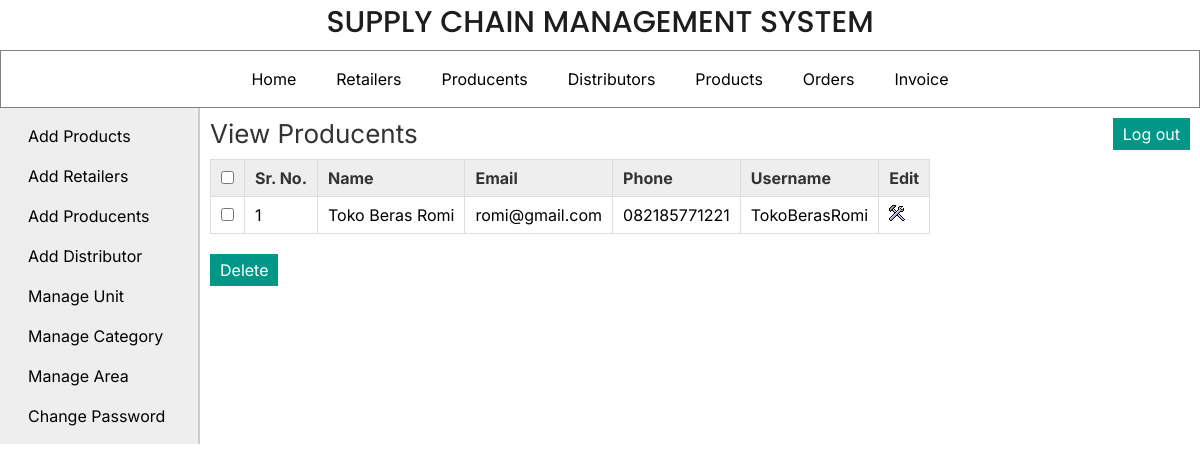
/admin/view_manufacturer.php (signed in), run on the app's committed database.
### tables this page shows
CREATE TABLE `manufacturer` (
  `man_id` int(11) NOT NULL,
  `man_name` varchar(25) NOT NULL,
  `man_email` varchar(50) DEFAULT NULL,
  `man_phone` varchar(12) NOT NULL,
  `username` varchar(20) NOT NULL,
  `password` varchar(20) NOT NULL
);

### admin/view_manufacturer.php (the view, shortened to what this page needs)
<?php
	include("../includes/config.php");
	if(isset($_SESSION['admin_login'])) {
		if($_SESSION['admin_login'] == true) {
			$query_selectManufacturer = "SELECT * FROM manufacturer";
			$result_selectManufacturer = mysqli_query($con,$query_selectManufacturer);
		}
		else {
			header('Location:../index.php');
		}
	}
	else {
		header('Location:../index.php');
	}
?>
<!DOCTYPE html>
<html>
<head>
	<link rel="stylesheet" href="../includes/main_style.css" >
</head>
<body>
	<?php
		include("../includes/header.inc.php");
		include("../includes/nav_admin.inc.php");
		include("../includes/aside_admin.inc.php");
	?>
	<section>
		<h1>View Producents</h1>
		<form action="" method="POST" class="form">
		<table class="table_displayData">
			<tr>
				<th> <input type="checkbox" onClick="toggle(this)" /> </th>
				<th>Sr. No.</th>
				<th>Name</th>
				<th>Email</th>
				<th>Phone</th>
				<th>Username</th>
				<th> Edit </th>
			</tr>
			<?php $i=1; while($row_selectManufacturer = mysqli_fetch_array($result_selectManufacturer)) { ?>
			<tr>
				<td> <input type="checkbox" name="chkId[]" value="<?php echo $row_selectManufacturer['man_id']; ?>" /> </td>
				<td> <?php echo $i; ?> </td>
				<td> <?php echo $row_selectManufacturer['man_name']; ?> </td>
				<td> <?php echo $row_selectManufacturer['man_email']; ?> </td>
				<td> <?php echo $row_selectManufacturer['man_phone']; ?> </td>
				<td> <?php echo $row_selectManufacturer['username']; ?> </td>
				<td> <a href="edit_manufacturer.php?id=<?php echo $row_selectManufacturer['man_id']; ?>"><img src="../images/edit.png" alt="edit" /></a> </td>
			</tr>
			<?php $i++; } ?>
		</table>
		<input type="submit" value="Delete" class="submit_button"/>
		</form>
	</section>
</body>
</html>

### includes/main_style.css (style rules this page uses)
* { font-family: 'Inter', Helvetica, sans-serif; margin:0px; padding:0px; box-sizing: border-box; }
a { text-decoration:none; }
.submit_button { font-size:16px; margin-top:20px; margin-right:20px; padding:6px 10px; background-color:#009688; border:none; color:white; }
section { width:1000px; padding:10px; padding-bottom:40px; }
section h1 { margin-bottom:10px; font-weight:normal; color:#333; font-size: 26px; }
table { border-collapse: collapse; }
.table_displayData td, .table_displayData th { border:1px solid #ddd; padding: 8px 10px; text-align: left; }
.table_displayData th { background-color:#eee; color:#333; }

### data on the page
manufacturer: man_name "Toko Beras Romi", man_email "romi@gmail.com", man_phone "082185771221", username "TokoBerasRomi"
